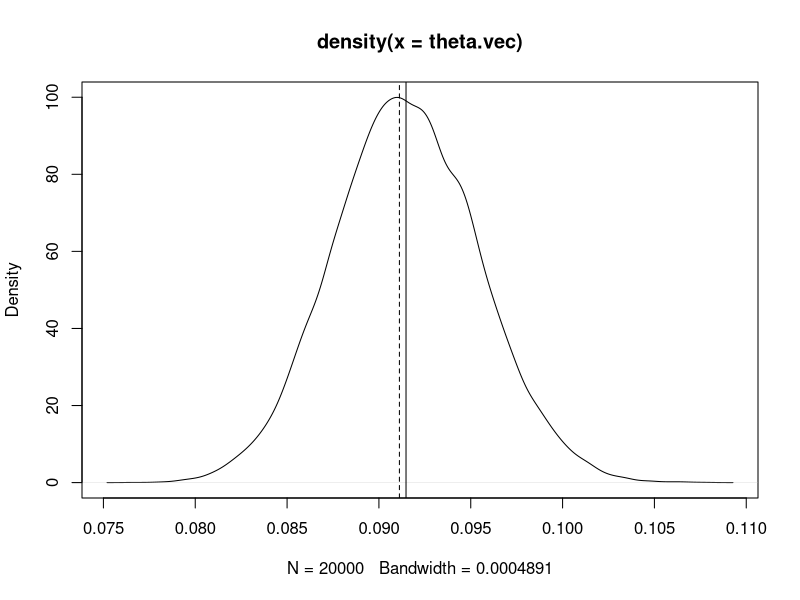

Source code (R):
set.seed(1)
n = 50000
Wn = 1/(-log(runif(n)))
theta = 0.10

Y = double(n)
Y[1] = Wn[1]/theta
for (i in 2:n)
    Y[i] = max( (1-theta)*Y[i-1], Wn[i] )

# plot(log(Y), type = 'l')
u = quantile(Y, 0.90)

ex.time = which(Y > u)



# N = 12
# #inter = c(1, 11, Inf, 2, 8, 1, 1, Inf)
# 
# ex.time = c(1, 2, 13, 33, 35, 43, 44, 45, 65, 70, 72, 74)


N = length(ex.time)
inter = diff(ex.time)

#inter = c(1, 11, 20, 2, 8, 1, 1, 20)

#theta = 0.5
theta.hat = min(1, (2*sum(inter - 1)^2) / ((N-1)*sum((inter - 1)*(inter - 2))))
C = floor(theta.hat*N)+1
#T_C = min(inter[inter >= C])
tmp = sort(inter, decreasing = TRUE)
T_C = tmp[C]
while (!(tmp[C-1] > T_C)){
    C = C - 1
    T_C = tmp[C]
    }



# sort(inter) > T_C

inter.Clust = inter[inter > T_C]
# inter
# 
# i_j = c(0, 5, 2, 3, 8, N)
# 
# inter > T_C

i_j = which(inter > T_C)
i_j = c(0, i_j, N)
ind.seq = rep(list(NULL), C)
intra.Clust = rep(list(NULL), C)
nice.S = rep(list(NULL), C)
nice.C = rep(list(NULL), C)

for (j in 2:(C+1)){
    ind.seq[[j-1]] = seq(i_j[j-1]+1, i_j[j]-1)
    if (i_j[j-1]+1 == i_j[j]){
#       nice.T[[j-1]] = NULL
    } else {
        intra.Clust[[j-1]] = inter[seq(i_j[j-1]+1, i_j[j]-1)]
        }
    nice.S[[j-1]] = ex.time[seq(i_j[j-1]+1, i_j[j])]
    nice.C[[j-1]] = Y[nice.S[[j-1]]]
    }

inter.Clust
intra.Clust
nice.S



### Bootstrap
theta.vec = double(20000)
for (i in 1:length(theta.vec)){

    samp.inter = sample(C-1, replace = TRUE)
    samp.intra = sample(C, replace = TRUE)

    tmp = c(inter.Clust[samp.inter], unlist(intra.Clust[samp.intra]))
    theta.vec[i] = min(1, (2*sum(tmp - 1)^2) / ((N-1)*sum((tmp - 1)*(tmp - 2))))
    }

plot(density(theta.vec))
abline(v = mean(theta.vec))
abline(v = min(1, (2*sum(inter - 1)^2) / ((N-1)*sum((inter - 1)*(inter - 2)))), lty = 2)
